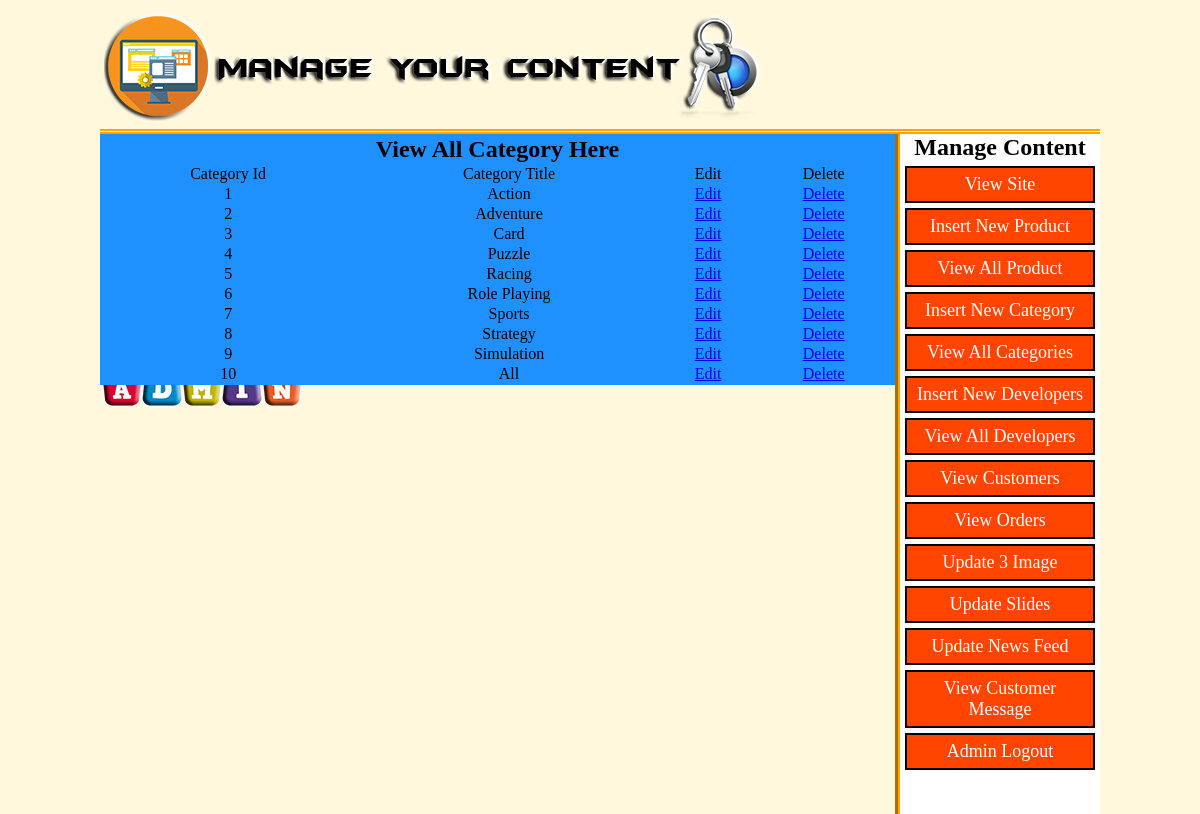
Page /eGame_Site/admin_panel/index.php?view_category (signed in) on the committed database.
### tables this page shows
CREATE TABLE `categories` (
  `category_id` int(100) NOT NULL,
  `category_title` text NOT NULL
);

### eGame_Site/admin_panel/view_category.php (the view)
<?php
if (!isset($_SESSION['user_email'])) {
	echo "<script>window.open('login.php?not_admin=Your are not an Admin!','_self')</script>";
}else{
?>
<table width="795" align="center" bgcolor="#1E90FF">
		<tr align="center">
			<td colspan="6"><h2>View All Category Here</h2></td>
		</tr>
		<tr align="center">
			<td>Category Id</td>
			<td>Category Title</td>
			<td>Edit</td>
			<td>Delete</td>
		</tr>
		<?php
			include 'includes/db.php';
			$run_cat=$con->query("select * from categories");
			$i=0;
			while ($row=mysqli_fetch_array($run_cat)) {
					$cat_title=$row['category_title'];
					$cat_id=$row['category_id'];
					$i++;
		?>
		<tr align="center">
			<td><?php echo $i; ?></td>
			<td><?php echo $cat_title; ?></td>
			<td><a href="index.php?edit_cat=<?php echo $cat_id; ?>">Edit</a></td>
			<td><a href="delete_cat.php?delete_cat=<?php echo $cat_id; ?>">Delete</a></td>
		</tr>
		<?php
			}
		?>
</table>
<?php
}
?>

### eGame_Site/admin_panel/styles/style.css (style rules this page uses)
html, body, div, span, applet, object, iframe, h1, h2, h3, h4, h5, h6, p, blockquote, pre, a, abbr, acronym, address, big, cite, code, del, dfn, em, img, ins, kbd, q, s, samp, small, strike, strong, sub, sup, tt, var, b, u, i, center, dl, dt, dd, ol, ul, li, fieldset, form, label, legend, table, caption, tbody, tfoot, thead, tr, th, td, article, aside, canvas, details, embed, figure, figcaption, footer, header, hgroup, menu, nav, output, ruby, section, summary, time, mark, audio, video { margin: 0; padding: 0; border: 0; vertical-align: baseline; }
body { background: #FFF8DC; }

### rows in the picture
categories: category_title "Action"
categories: category_title "Adventure"
categories: category_title "Card"
categories: category_title "Puzzle"
categories: category_title "Racing"
categories: category_title "Role Playing"
categories: category_title "Sports"
categories: category_title "Strategy"
categories: category_title "Simulation"
categories: category_title "All"
